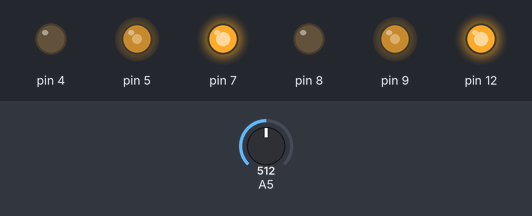
Simulated run of this sketch. Board: Arduino Uno, built with avr-gcc and run on an emulated ATmega328P. Shown: output pins drawn as LEDs (lit = HIGH). The inputs (shaded band) are chosen by the test bench; at power-on: A5 = 512. What the sketch prints to the serial monitor is not drawn.

Above: at 1.2 s.
1.3 s: A5 set to 716
At 2.2 s:
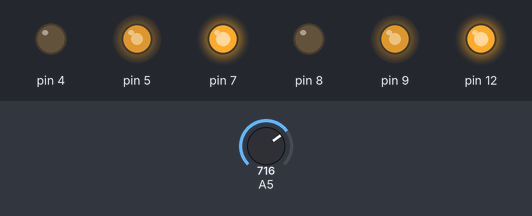
3.2 s: A5 set to 0
At 5.4 s:
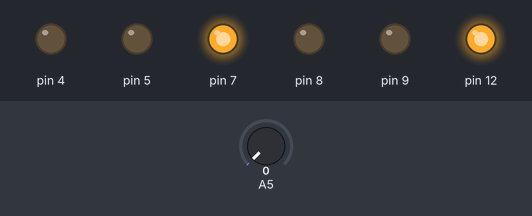
6.2 s: A5 set to 900
At 6.67 s:
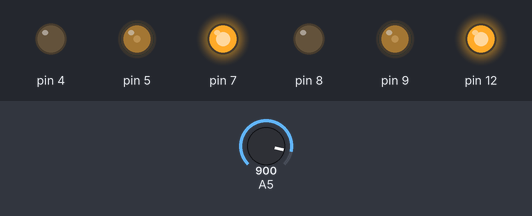
Timing chart, 0 to 9.6 s (numbered marks = the images above; inputs shaded):
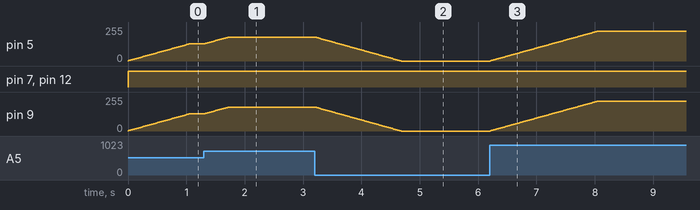

Measured:
- after the input at 1.3 s, pin 5, pin 9: moves from 128/255 to 179/255 over 0.41 s, starting at once
- after the input at 3.2 s, pin 5, pin 9: moves from 179/255 to 0/255 over 1.5 s, starting at once
- after the input at 6.2 s, pin 5, pin 9: moves from 0/255 to 225/255 over 1.9 s, starting at once

The sketch:

robot-movement-potentiometer.ino
```cpp
volatile int currentSpeed = 0;
int frequency = 60;
int accel = 2;  //acceleration speed (constant)
int targetSpeed;

void setup()
{
  Serial.begin(9600);

  //direction pins
  pinMode(4, OUTPUT);
  pinMode(7, OUTPUT);
  pinMode(8, OUTPUT);
  pinMode(12, OUTPUT);

  //PWM pins
  pinMode(5, OUTPUT);
  pinMode(9, OUTPUT);

  //Potentiometer pin
  pinMode(A5, INPUT);
}

void loop()
{
  digitalWrite(4, LOW);
  digitalWrite(7, HIGH);
  digitalWrite(8, LOW);
  digitalWrite(12, HIGH);


  targetSpeed = analogRead(A5) / 4; //range 0-255


  if(currentSpeed < targetSpeed) {  //accelerate
    currentSpeed += accel;
    if(currentSpeed > targetSpeed) {//prevents overshooting speed
      currentSpeed = targetSpeed;
    }
  } else if(currentSpeed > targetSpeed) { //decelerate
    currentSpeed -= accel;
    if(currentSpeed < targetSpeed) {//prevents undershooting speed
      currentSpeed = targetSpeed;
    }
  }

  analogWrite(5, currentSpeed);
  analogWrite(9, currentSpeed);
  Serial.println(targetSpeed);
  Serial.println(currentSpeed);
  Serial.println(accel);
  //to be replaced with timer and interrupthandler
  delay(1000 / frequency);
}
```
